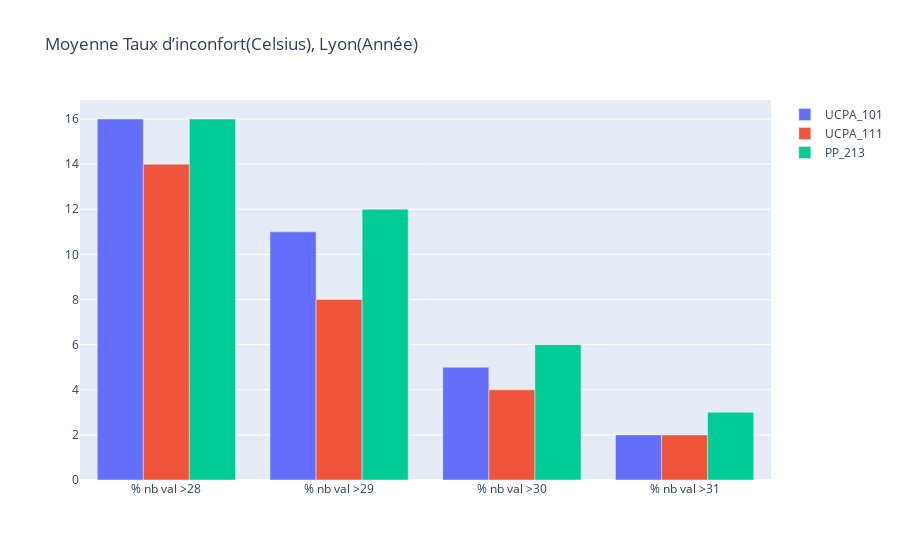

The cell this chart's notebook holds for it:
### Code cell
'Moyenne Taux d’inconfort(Celsius), Lyon(Année)'

### Figure 1 — Plotly figure (JSON) as saved in the notebook; plotly's stock layout.template omitted (floating-point values rounded to 4 significant figures)
{"data": [{"name": "UCPA_101", "type": "bar", "x": ["% nb val >28", "% nb val >29", "% nb val >30", "% nb val >31"], "y": [16, 11, 5, 2]}, {"name": "UCPA_111", "type": "bar", "x": ["% nb val >28", "% nb val >29", "% nb val >30", "% nb val >31"], "y": [14, 8, 4, 2]}, {"name": "PP_213", "type": "bar", "x": ["% nb val >28", "% nb val >29", "% nb val >30", "% nb val >31"], "y": [16, 12, 6, 3]}], "layout": {"barmode": "group", "title": {"text": "Moyenne Taux d’inconfort(Celsius), Lyon(Année)"}}}
